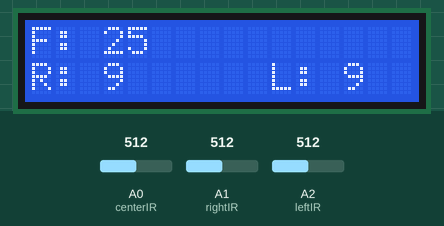
This sketch was run on a simulated Arduino Uno, built with avr-gcc and run on an emulated ATmega328P. Shown: 16×2 character LCD. The inputs (shaded band) are chosen by the test bench; at power-on: A0 (centerIR) = 512, A1 (rightIR) = 512, A2 (leftIR) = 512.

Above: at 1.2 s.
1.3 s: A0 (centerIR) set to 716
At 2.1 s:
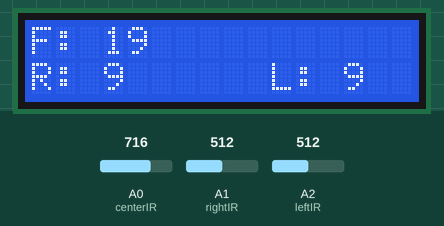
2.8 s: A1 (rightIR) set to 306
At 3.4 s:
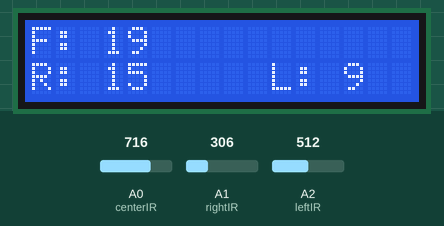
4.4 s: A2 (leftIR) set to 306
At 5.2 s:
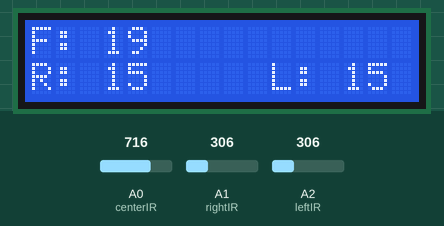
5.9 s: A1 (rightIR) set to 140
At 7.4 s:
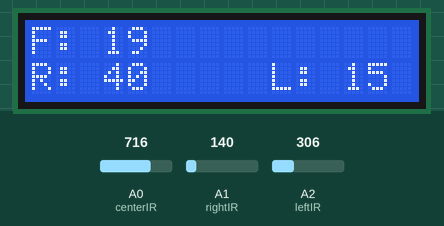
8.9 s: A2 (leftIR) set to 140
At 9.8 s:
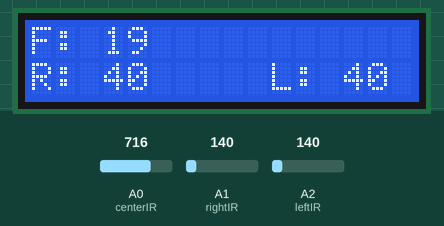
10.5 s: A0 (centerIR) set to 182
At 11.7 s:
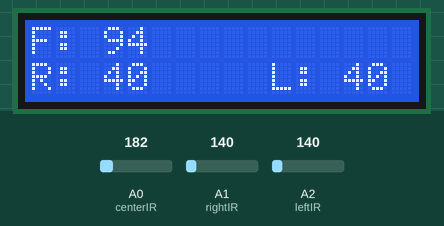
12.0 s: A0 (centerIR) set to 159
Timing chart, 0 to 15.0 s (numbered marks = the images above; inputs shaded):
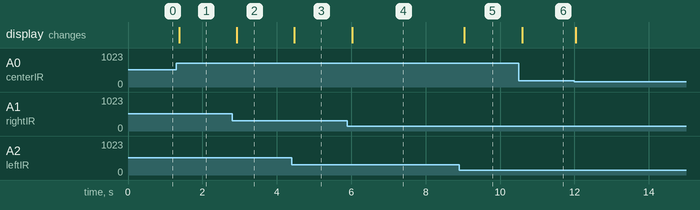

Measured:
- after the input at 1.3 s, the display: changes after 0.08 s (image 1)
- after the input at 2.8 s, the display: changes after 0.12 s (image 2)
- after the input at 4.4 s, the display: changes after 0.07 s (image 3)
- after the input at 5.9 s, the display: changes after 0.13 s (image 4)
- after the input at 8.9 s, the display: changes after 0.14 s (image 5)
- after the input at 10.5 s, the display: changes after 0.10 s (image 6)

The sketch:

Gruppe_05_Stabile_Werte_LCD.ino
```cpp
#include <Arduino.h>
#include <LiquidCrystal_I2C.h>

// Definiere die I²C-Adresse des Displays
#define I2C_ADDR    0x27
// Definiere die Anzahl der Spalten und Zeilen des Displays
#define LCD_COLUMNS 16
#define LCD_ROWS    2

// Erzeuge ein LiquidCrystal_I2C-Objekt
LiquidCrystal_I2C lcd(I2C_ADDR, LCD_COLUMNS, LCD_ROWS);

// Definiere die Pins für die IR-Sensoren
const int centerIR = A0;
const int rightIR = A1;
const int leftIR = A2;

void setup() {
  // Initialisiere das LCD-Display
  lcd.init();
  // Aktiviere die Hintergrundbeleuchtung des Displays
  lcd.backlight();
}

void loop() {
  // Deklariere Variablen für die Rohwerte und die neuen Werte der IR-Sensoren
  uint16_t ir_sensor_front_raw, ir_sensor_right_raw, ir_sensor_left_raw;
  uint16_t ir_sensor_front_new, ir_sensor_right_new, ir_sensor_left_new;

  // Lese den Rohwert des vorderen IR-Sensors
  ir_sensor_front_raw = analogRead(centerIR);
  // Berechne den neuen Wert für den vorderen IR-Sensor
  ir_sensor_front_new = (uint16_t) (16256 / (ir_sensor_front_raw - 22.8)) - 8;
  // Begrenze den neuen Wert für den vorderen IR-Sensor auf einen Bereich zwischen 19 und 151
  if(ir_sensor_front_new > 150)
    ir_sensor_front_new = 151;
  else if(ir_sensor_front_new < 20)
    ir_sensor_front_new = 19;

  // Lese den Rohwert des rechten IR-Sensors
  ir_sensor_right_raw = analogRead(rightIR);
  // Berechne den neuen Wert für den rechten IR-Sensor
  ir_sensor_right_new = (uint16_t) (5754.24 / (ir_sensor_right_raw - 11.44)) - 4;
  // Begrenze den neuen Wert für den rechten IR-Sensor auf einen Bereich zwischen 9 und 81
  if(ir_sensor_right_new > 80)
    ir_sensor_right_new = 81;
  else if(ir_sensor_right_new < 10)
    ir_sensor_right_new = 9;

  // Lese den Rohwert des linken IR-Sensors
  ir_sensor_left_raw = analogRead(leftIR);
  // Berechne den neuen Wert für den linken IR-Sensor
  ir_sensor_left_new = (uint16_t) (5754.24 / (ir_sensor_left_raw - 11.44)) - 4;
  // Begrenze den neuen Wert für den linken IR-Sensor auf einen Bereich zwischen 9 und 81
  if(ir_sensor_left_new > 80)
    ir_sensor_left_new = 81;
  else if(ir_sensor_left_new < 10)
    ir_sensor_left_new = 9;

  // Ausgabe der Werte auf dem I²C-Display
  lcd.clear();
  lcd.setCursor(0, 0);
  lcd.print("F: ");
  lcd.print(ir_sensor_front_new);
  lcd.setCursor(0, 1);
  lcd.print("R: ");
  lcd.print(ir_sensor_right_new);
  lcd.setCursor(10, 1);
  lcd.print("L: ");
  lcd.print(ir_sensor_left_new);

  // Verzögerung für 100 Millisekunden, bevor der Schleifendurchlauf erneut beginnt
  delay(100);
}
```
